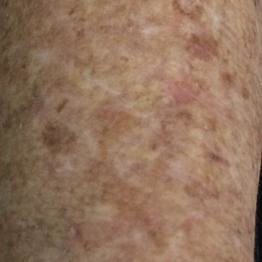
#> input picture data/raw_pictures/PAT_1006_53_716.png, 262 x 262 px, found by its file name; its folder holds only this picture in this run
$ jupyter execute GLCM.ipynb   (older library calls are emulated)
#> lines starting #> are read from the running program, lines starting #| are printed output that depends on the picture
[cell 1]
#it's a good idea to make a plot to see how they are distributed
import cv2
import numpy as np
import matplotlib.pyplot as plt
import os
from skimage.feature import graycomatrix, graycoprops

# [43 lines left out: functions calculate_glcm_features, visualize_results, not called in this run]

def find_mask(mask_dirs, base_name):
    """Recursively find the first available mask for a given image base name from directory and subdirectories."""
    for root, dirs, files in os.walk(mask_dirs):
        for file in files:
            if file == base_name + '_mask.png':
                return cv2.imread(os.path.join(root, file), cv2.IMREAD_GRAYSCALE)
    return None

def process_images_with_glcm(data_dirs, mask_dir):
    for data_dir in data_dirs:
        category = os.path.basename(data_dir)
        for filename in os.listdir(data_dir):
            if filename.endswith(".png"):
                base_name = filename[:-4]
                image_path = os.path.join(data_dir, filename)
                original_image = cv2.imread(image_path)
#> original_image is the input picture: shape (262, 262, 3); mean B, G, R 92.9, 115.2, 146.7
                if original_image is None:
                    print(f"Error loading image {filename}. Skipping...")
                    continue

                gray_image = cv2.cvtColor(original_image, cv2.COLOR_BGR2GRAY)
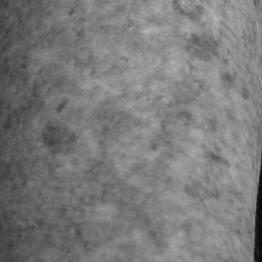
#> gray_image: shape (262, 262); min 0, max 183, mean 122.1
                mask = find_mask(mask_dir, base_name)
                if mask is None:
                    print(f"No mask found for {filename}. Skipping...")
                    continue

                features = calculate_glcm_features(gray_image, mask)
                title = f"{category} - Mask found - {base_name}"
                visualize_results(original_image, mask, gray_image, title, features)

data_dirs = [
    r'C:\Users\Mykyta\Documents\GitHub\projects-in-data-science\data\raw_pictures',

]

mask_dir = r'C:\Users\Mykyta\Documents\GitHub\projects-in-data-science\data\masks'
print('''Brief description of sub-features
1. Contrast
What It Measures: Difference in intensity between a pixel and its neighbors across the image.
Interpretation: Higher values indicate a textured or highly variable image area.
2. Homogeneity
What It Measures: How close the elements of the GLCM are to its diagonal.
Interpretation: Higher values suggest smooth and less varied texture.
3. Energy
What It Measures: Sum of squared values in the GLCM.
Interpretation: Higher values denote uniform texture and regular patterns.
4. Correlation
What It Measures: Degree to which a pixel is correlated to its neighbors.
Interpretation: High values imply predictable patterns and structured textures.''')
process_images_with_glcm(data_dirs, mask_dir)


$ run again, on data/raw_pictures/PAT_1400_1372_276.png
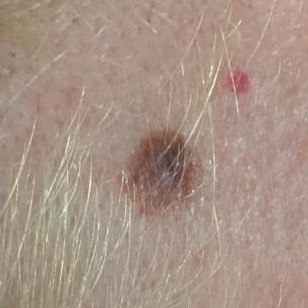
#> input picture data/raw_pictures/PAT_1400_1372_276.png, 308 x 308 px, found by its file name
#> in process_images_with_glcm, original_image is the input picture: shape (308, 308, 3); mean B, G, R 132.9, 145.9, 167
#> in process_images_with_glcm, `gray_image = cv2.cvtColor(original_image, cv2.COLOR_BGR2GRAY)`:
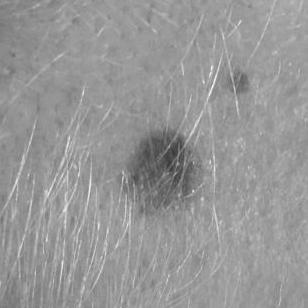
#> gray_image: shape (308, 308); min 57, max 250, mean 150.8

$ run again, on data/raw_pictures/PAT_1790_3425_942.png
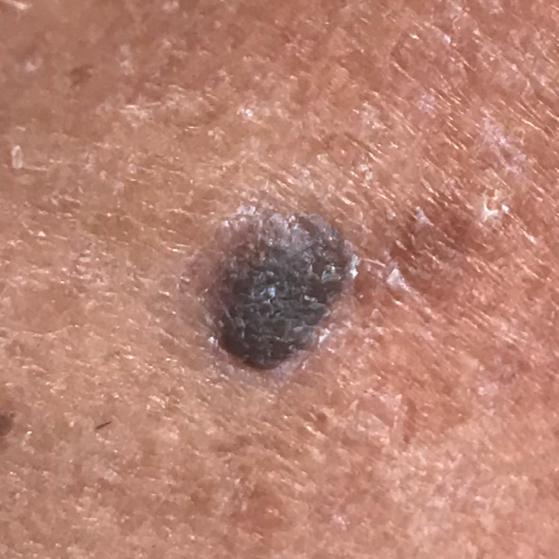
#> input picture data/raw_pictures/PAT_1790_3425_942.png, 559 x 559 px, found by its file name
#> in process_images_with_glcm, original_image is the input picture: shape (559, 559, 3); mean B, G, R 115.6, 131.5, 184.4
#> in process_images_with_glcm, `gray_image = cv2.cvtColor(original_image, cv2.COLOR_BGR2GRAY)`:
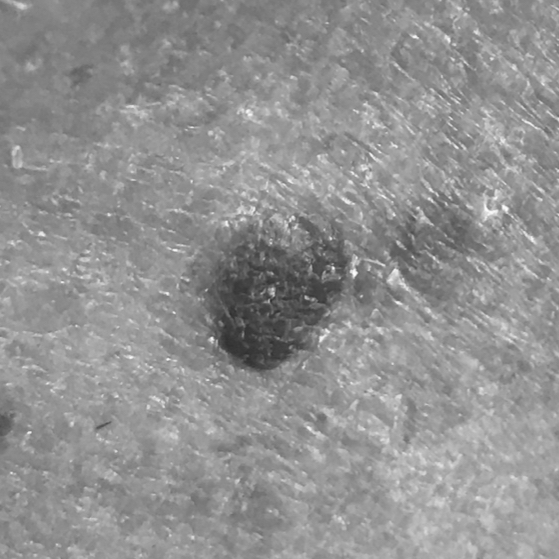
#> gray_image: shape (559, 559); min 47, max 254, mean 145.5

$ run again, on data/raw_pictures/PAT_1014_86_861.png
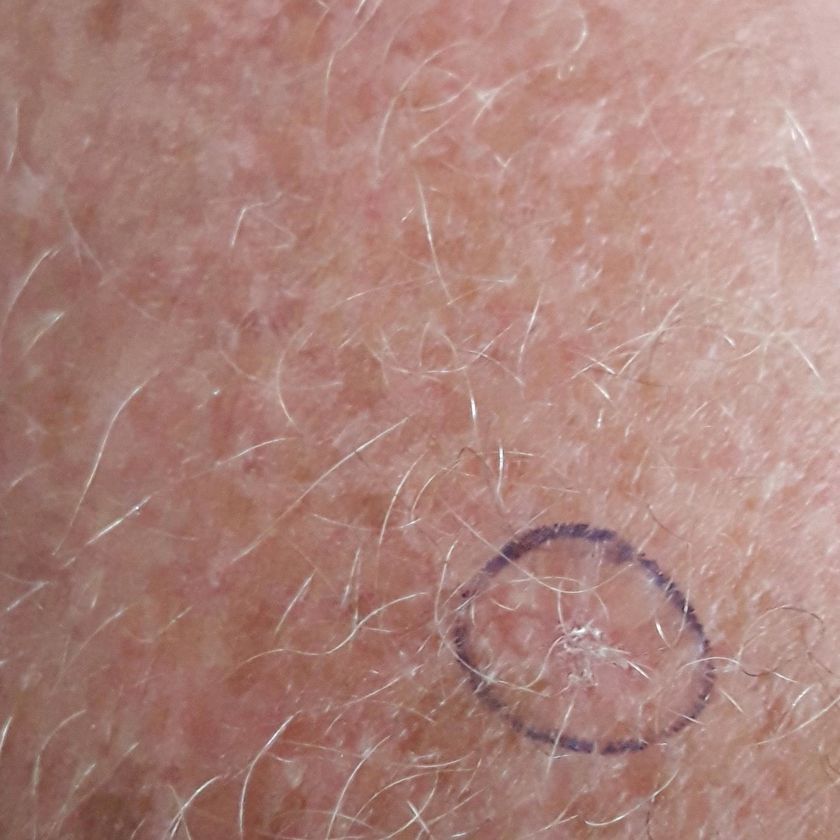
#> input picture data/raw_pictures/PAT_1014_86_861.png, 840 x 840 px, shrunk from 1414 x 1414 before the run, found by its file name
#> in process_images_with_glcm, original_image is the input picture: shape (840, 840, 3); mean B, G, R 123.8, 131.5, 172.1
#> in process_images_with_glcm, `gray_image = cv2.cvtColor(original_image, cv2.COLOR_BGR2GRAY)`:
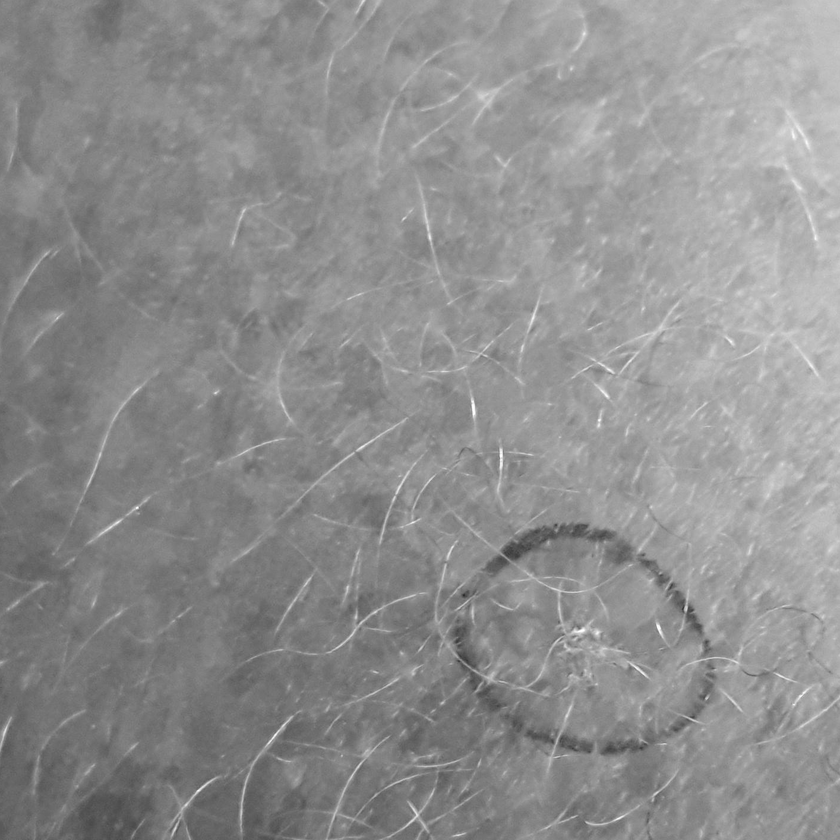
#> gray_image: shape (840, 840); min 43, max 255, mean 142.7
